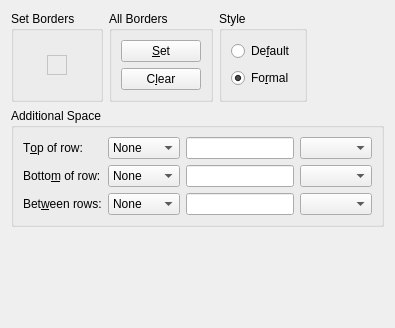
     <widget class="QWidget" name="Borders">
      <attribute name="title">
       <string>&amp;Borders</string>
      </attribute>
      <layout class="QGridLayout" name="gridLayout_8">
       <item row="0" column="0">
        <widget class="QGroupBox" name="setBordersGB">
         <property name="title">
          <string>Set Borders</string>
         </property>
         <layout class="QGridLayout">
          <item row="0" column="0">
           <widget class="QFrame" name="bordersF">
            <property name="sizePolicy">
             <sizepolicy hsizetype="Fixed" vsizetype="Fixed">
              <horstretch>0</horstretch>
              <verstretch>0</verstretch>
             </sizepolicy>
            </property>
            <property name="palette">
             <palette>
              <active>
               <colorrole role="WindowText">
                <brush brushstyle="SolidPattern">
                 <color alpha="255">
                  <red>0</red>
                  <green>0</green>
                  <blue>0</blue>
                 </color>
                </brush>
               </colorrole>
               <colorrole role="Button">
                <brush brushstyle="SolidPattern">
                 <color alpha="255">
                  <red>230</red>
                  <green>240</green>
                  <blue>249</blue>
                 </color>
                </brush>
               </colorrole>
               <colorrole role="Light">
                <brush brushstyle="SolidPattern">
                 <color alpha="255">
                  <red>255</red>
                  <green>255</green>
                  <blue>255</blue>
                 </color>
                </brush>
               </colorrole>
               <colorrole role="Midlight">
                <brush brushstyle="SolidPattern">
                 <color alpha="255">
                  <red>242</red>
                  <green>247</green>
                  <blue>252</blue>
                 </color>
                </brush>
               </colorrole>
               <colorrole role="Dark">
                <brush brushstyle="SolidPattern">
                 <color alpha="255">
                  <red>115</red>
                  <green>120</green>
                  <blue>124</blue>
                 </color>
                </brush>
               </colorrole>
               <colorrole role="Mid">
                <brush brushstyle="SolidPattern">
                 <color alpha="255">
                  <red>154</red>
                  <green>160</green>
                  <blue>166</blue>
                 </color>
                </brush>
               </colorrole>
               <colorrole role="Text">
                <brush brushstyle="SolidPattern">
                 <color alpha="255">
                  <red>0</red>
                  <green>0</green>
                  <blue>0</blue>
                 </color>
                </brush>
               </colorrole>
               <colorrole role="BrightText">
                <brush brushstyle="SolidPattern">
                 <color alpha="255">
                  <red>255</red>
                  <green>255</green>
                  <blue>255</blue>
                 </color>
                </brush>
               </colorrole>
               <colorrole role="ButtonText">
                <brush brushstyle="SolidPattern">
                 <color alpha="255">
                  <red>0</red>
                  <green>0</green>
                  <blue>0</blue>
                 </color>
                </brush>
               </colorrole>
               <colorrole role="Base">
                <brush brushstyle="SolidPattern">
                 <color alpha="255">
                  <red>255</red>
                  <green>255</green>
                  <blue>255</blue>
                 </color>
                </brush>
               </colorrole>
               <colorrole role="Window">
                <brush brushstyle="SolidPattern">
                 <color alpha="255">
                  <red>255</red>
                  <green>255</green>
                  <blue>255</blue>
                 </color>
                </brush>
               </colorrole>
               <colorrole role="Shadow">
                <brush brushstyle="SolidPattern">
                 <color alpha="255">
                  <red>0</red>
                  <green>0</green>
                  <blue>0</blue>
                 </color>
                </brush>
               </colorrole>
               <colorrole role="Highlight">
                <brush brushstyle="SolidPattern">
                 <color alpha="255">
                  <red>16</red>
                  <green>145</green>
                  <blue>210</blue>
                 </color>
                </brush>
               </colorrole>
               <colorrole role="HighlightedText">
                <brush brushstyle="SolidPattern">
                 <color alpha="255">
                  <red>255</red>
                  <green>255</green>
                  <blue>255</blue>
                 </color>
                </brush>
               </colorrole>
               <colorrole role="Link">
                <brush brushstyle="SolidPattern">
                 <color alpha="255">
                  <red>0</red>
                  <green>0</green>
                  <blue>255</blue>
                 </color>
                </brush>
               </colorrole>
               <colorrole role="LinkVisited">
                <brush brushstyle="SolidPattern">
                 <color alpha="255">
                  <red>255</red>
                  <green>0</green>
                  <blue>255</blue>
                 </color>
                </brush>
               </colorrole>
               <colorrole role="AlternateBase">
                <brush brushstyle="SolidPattern">
                 <color alpha="255">
                  <red>232</red>
                  <green>232</green>
                  <blue>232</blue>
                 </color>
                </brush>
               </colorrole>
              </active>
              <inactive>
               <colorrole role="WindowText">
                <brush brushstyle="SolidPattern">
                 <color alpha="255">
                  <red>0</red>
                  <green>0</green>
                  <blue>0</blue>
                 </color>
                </brush>
               </colorrole>
               <colorrole role="Button">
                <brush brushstyle="SolidPattern">
                 <color alpha="255">
                  <red>230</red>
                  <green>240</green>
                  <blue>249</blue>
                 </color>
                </brush>
               </colorrole>
               <colorrole role="Light">
                <brush brushstyle="SolidPattern">
                 <color alpha="255">
                  <red>255</red>
                  <green>255</green>
                  <blue>255</blue>
                 </color>
                </brush>
               </colorrole>
               <colorrole role="Midlight">
                <brush brushstyle="SolidPattern">
                 <color alpha="255">
                  <red>255</red>
                  <green>255</green>
                  <blue>255</blue>
                 </color>
                </brush>
               </colorrole>
               <colorrole role="Dark">
                <brush brushstyle="SolidPattern">
                 <color alpha="255">
                  <red>115</red>
                  <green>120</green>
                  <blue>124</blue>
                 </color>
                </brush>
               </colorrole>
               <colorrole role="Mid">
                <brush brushstyle="SolidPattern">
                 <color alpha="255">
                  <red>154</red>
                  <green>160</green>
                  <blue>166</blue>
                 </color>
                </brush>
               </colorrole>
               <colorrole role="Text">
                <brush brushstyle="SolidPattern">
                 <color alpha="255">
                  <red>0</red>
                  <green>0</green>
                  <blue>0</blue>
                 </color>
                </brush>
               </colorrole>
               <colorrole role="BrightText">
                <brush brushstyle="SolidPattern">
                 <color alpha="255">
                  <red>255</red>
                  <green>255</green>
                  <blue>255</blue>
                 </color>
                </brush>
               </colorrole>
               <colorrole role="ButtonText">
                <brush brushstyle="SolidPattern">
                 <color alpha="255">
                  <red>0</red>
                  <green>0</green>
                  <blue>0</blue>
                 </color>
                </brush>
               </colorrole>
               <colorrole role="Base">
                <brush brushstyle="SolidPattern">
                 <color alpha="255">
                  <red>255</red>
                  <green>255</green>
                  <blue>255</blue>
                 </color>
                </brush>
               </colorrole>
               <colorrole role="Window">
                <brush brushstyle="SolidPattern">
                 <color alpha="255">
                  <red>255</red>
                  <green>255</green>
                  <blue>255</blue>
                 </color>
                </brush>
               </colorrole>
               <colorrole role="Shadow">
                <brush brushstyle="SolidPattern">
                 <color alpha="255">
                  <red>0</red>
                  <green>0</green>
                  <blue>0</blue>
                 </color>
                </brush>
               </colorrole>
               <colorrole role="Highlight">
                <brush brushstyle="SolidPattern">
                 <color alpha="255">
                  <red>16</red>
                  <green>145</green>
                  <blue>210</blue>
                 </color>
                </brush>
               </colorrole>
               <colorrole role="HighlightedText">
                <brush brushstyle="SolidPattern">
                 <color alpha="255">
                  <red>255</red>
                  <green>255</green>
                  <blue>255</blue>
                 </color>
                </brush>
               </colorrole>
               <colorrole role="Link">
                <brush brushstyle="SolidPattern">
                 <color alpha="255">
                  <red>0</red>
                  <green>0</green>
                  <blue>255</blue>
                 </color>
                </brush>
               </colorrole>
               <colorrole role="LinkVisited">
                <brush brushstyle="SolidPattern">
                 <color alpha="255">
                  <red>255</red>
                  <green>0</green>
                  <blue>255</blue>
                 </color>
                </brush>
               </colorrole>
               <colorrole role="AlternateBase">
                <brush brushstyle="SolidPattern">
                 <color alpha="255">
                  <red>232</red>
                  <green>232</green>
                  <blue>232</blue>
                 </color>
                </brush>
               </colorrole>
              </inactive>
              <disabled>
               <colorrole role="WindowText">
                <brush brushstyle="SolidPattern">
                 <color alpha="255">
                  <red>128</red>
                  <green>128</green>
                  <blue>128</blue>
                 </color>
                </brush>
               </colorrole>
               <colorrole role="Button">
                <brush brushstyle="SolidPattern">
                 <color alpha="255">
                  <red>230</red>
                  <green>240</green>
                  <blue>249</blue>
                 </color>
                </brush>
               </colorrole>
               <colorrole role="Light">
                <brush brushstyle="SolidPattern">
                 <color alpha="255">
                  <red>255</red>
                  <green>255</green>
                  <blue>255</blue>
                 </color>
                </brush>
               </colorrole>
               <colorrole role="Midlight">
                <brush brushstyle="SolidPattern">
                 <color alpha="255">
                  <red>255</red>
                  <green>255</green>
                  <blue>255</blue>
                 </color>
                </brush>
               </colorrole>
               <colorrole role="Dark">
                <brush brushstyle="SolidPattern">
                 <color alpha="255">
                  <red>115</red>
                  <green>120</green>
                  <blue>124</blue>
                 </color>
                </brush>
               </colorrole>
               <colorrole role="Mid">
                <brush brushstyle="SolidPattern">
                 <color alpha="255">
                  <red>154</red>
                  <green>160</green>
                  <blue>166</blue>
                 </color>
                </brush>
               </colorrole>
               <colorrole role="Text">
                <brush brushstyle="SolidPattern">
                 <color alpha="255">
                  <red>0</red>
                  <green>0</green>
                  <blue>0</blue>
                 </color>
                </brush>
               </colorrole>
               <colorrole role="BrightText">
                <brush brushstyle="SolidPattern">
                 <color alpha="255">
                  <red>255</red>
                  <green>255</green>
                  <blue>255</blue>
                 </color>
                </brush>
               </colorrole>
               <colorrole role="ButtonText">
                <brush brushstyle="SolidPattern">
                 <color alpha="255">
                  <red>128</red>
                  <green>128</green>
                  <blue>128</blue>
                 </color>
                </brush>
               </colorrole>
               <colorrole role="Base">
                <brush brushstyle="SolidPattern">
                 <color alpha="255">
                  <red>255</red>
                  <green>255</green>
                  <blue>255</blue>
                 </color>
                </brush>
               </colorrole>
               <colorrole role="Window">
                <brush brushstyle="SolidPattern">
                 <color alpha="255">
                  <red>255</red>
                  <green>255</green>
                  <blue>255</blue>
                 </color>
                </brush>
               </colorrole>
               <colorrole role="Shadow">
                <brush brushstyle="SolidPattern">
                 <color alpha="255">
                  <red>0</red>
                  <green>0</green>
                  <blue>0</blue>
                 </color>
                </brush>
               </colorrole>
               <colorrole role="Highlight">
                <brush brushstyle="SolidPattern">
                 <color alpha="255">
                  <red>16</red>
                  <green>145</green>
                  <blue>210</blue>
                 </color>
                </brush>
               </colorrole>
               <colorrole role="HighlightedText">
                <brush brushstyle="SolidPattern">
                 <color alpha="255">
                  <red>255</red>
                  <green>255</green>
                  <blue>255</blue>
                 </color>
                </brush>
               </colorrole>
               <colorrole role="Link">
                <brush brushstyle="SolidPattern">
                 <color alpha="255">
                  <red>0</red>
                  <green>0</green>
                  <blue>255</blue>
                 </color>
                </brush>
               </colorrole>
               <colorrole role="LinkVisited">
                <brush brushstyle="SolidPattern">
                 <color alpha="255">
                  <red>255</red>
                  <green>0</green>
                  <blue>255</blue>
                 </color>
                </brush>
               </colorrole>
               <colorrole role="AlternateBase">
                <brush brushstyle="SolidPattern">
                 <color alpha="255">
                  <red>232</red>
                  <green>232</green>
                  <blue>232</blue>
                 </color>
                </brush>
               </colorrole>
              </disabled>
             </palette>
            </property>
            <property name="frameShape">
             <enum>QFrame::StyledPanel</enum>
            </property>
            <property name="frameShadow">
             <enum>QFrame::Sunken</enum>
            </property>
            <layout class="QGridLayout">
             <item row="0" column="0">
              <widget class="GuiSetBorder" name="borders" native="true">
               <property name="sizePolicy">
                <sizepolicy hsizetype="Fixed" vsizetype="Fixed">
                 <horstretch>0</horstretch>
                 <verstretch>0</verstretch>
                </sizepolicy>
               </property>
               <property name="toolTip">
                <string>Set borders of the current (selected) cell(s)</string>
               </property>
              </widget>
             </item>
            </layout>
           </widget>
          </item>
         </layout>
        </widget>
       </item>
       <item row="0" column="1">
        <widget class="QGroupBox" name="allBordersGB">
         <property name="title">
          <string>All Borders</string>
         </property>
         <layout class="QGridLayout">
          <item row="0" column="0">
           <widget class="QPushButton" name="borderSetPB">
            <property name="toolTip">
             <string>Set all borders of the current (selected) cell(s)</string>
            </property>
            <property name="text">
             <string>&amp;Set</string>
            </property>
           </widget>
          </item>
          <item row="1" column="0">
           <widget class="QPushButton" name="borderUnsetPB">
            <property name="toolTip">
             <string>Unset all borders of the current (selected) cell(s)</string>
            </property>
            <property name="text">
             <string>C&amp;lear</string>
            </property>
           </widget>
          </item>
         </layout>
        </widget>
       </item>
       <item row="0" column="2">
        <widget class="QGroupBox" name="borderStyleGB">
         <property name="title">
          <string>Style</string>
         </property>
         <layout class="QGridLayout">
          <item row="1" column="0">
           <widget class="QRadioButton" name="booktabsRB">
            <property name="toolTip">
             <string>Use formal (a.k.a. booktabs) border style (no vertical borders)</string>
            </property>
            <property name="text">
             <string>Fo&amp;rmal</string>
            </property>
            <property name="checked">
             <bool>true</bool>
            </property>
           </widget>
          </item>
          <item row="0" column="0">
           <widget class="QRadioButton" name="borderDefaultRB">
            <property name="toolTip">
             <string>Use default (grid-like) border style</string>
            </property>
            <property name="text">
             <string>De&amp;fault</string>
            </property>
           </widget>
          </item>
         </layout>
        </widget>
       </item>
       <item row="0" column="3">
        <spacer>
         <property name="orientation">
          <enum>Qt::Horizontal</enum>
         </property>
         <property name="sizeType">
          <enum>QSizePolicy::Expanding</enum>
         </property>
         <property name="sizeHint" stdset="0">
          <size>
           <width>63</width>
           <height>20</height>
          </size>
         </property>
        </spacer>
       </item>
       <item row="1" column="0" colspan="4">
        <widget class="QGroupBox" name="SpaceGB">
         <property name="title">
          <string>Additional Space</string>
         </property>
         <layout class="QGridLayout">
          <item row="0" column="0">
           <widget class="QLabel" name="topspaceLA">
            <property name="text">
             <string>T&amp;op of row:</string>
            </property>
            <property name="buddy">
             <cstring>topspaceCO</cstring>
            </property>
           </widget>
          </item>
          <item row="0" column="2">
           <widget class="QLineEdit" name="topspaceED"/>
          </item>
          <item row="0" column="3">
           <widget class="LengthCombo" name="topspaceUnitLC"/>
          </item>
          <item row="0" column="1">
           <widget class="QComboBox" name="topspaceCO">
            <item>
             <property name="text">
              <string>None</string>
             </property>
            </item>
            <item>
             <property name="text">
              <string>Default</string>
             </property>
            </item>
            <item>
             <property name="text">
              <string>Custom</string>
             </property>
            </item>
           </widget>
          </item>
          <item row="1" column="1">
           <widget class="QComboBox" name="bottomspaceCO">
            <item>
             <property name="text">
              <string>None</string>
             </property>
            </item>
            <item>
             <property name="text">
              <string>Default</string>
             </property>
            </item>
            <item>
             <property name="text">
              <string>Custom</string>
             </property>
            </item>
           </widget>
          </item>
          <item row="1" column="3">
           <widget class="LengthCombo" name="bottomspaceUnitLC"/>
          </item>
          <item row="1" column="2">
           <widget class="QLineEdit" name="bottomspaceED"/>
          </item>
          <item row="1" column="0">
           <widget class="QLabel" name="bottomspaceLA">
            <property name="text">
             <string>Botto&amp;m of row:</string>
            </property>
            <property name="buddy">
             <cstring>bottomspaceCO</cstring>
            </property>
           </widget>
          </item>
          <item row="2" column="2">
           <widget class="QLineEdit" name="interlinespaceED"/>
          </item>
          <item row="2" column="0">
           <widget class="QLabel" name="interlinespaceLA">
            <property name="text">
             <string>Bet&amp;ween rows:</string>
            </property>
            <property name="buddy">
             <cstring>interlinespaceCO</cstring>
            </property>
           </widget>
          </item>
          <item row="2" column="1">
           <widget class="QComboBox" name="interlinespaceCO">
            <item>
             <property name="text">
              <string>None</string>
             </property>
            </item>
            <item>
             <property name="text">
              <string>Default</string>
             </property>
            </item>
            <item>
             <property name="text">
              <string>Custom</string>
             </property>
            </item>
           </widget>
          </item>
          <item row="2" column="3">
           <widget class="LengthCombo" name="interlinespaceUnitLC"/>
          </item>
         </layout>
        </widget>
       </item>
       <item row="2" column="1">
        <spacer name="verticalSpacer_2">
         <property name="orientation">
          <enum>Qt::Vertical</enum>
         </property>
         <property name="sizeHint" stdset="0">
          <size>
           <width>20</width>
           <height>90</height>
          </size>
         </property>
        </spacer>
       </item>
      </layout>
     </widget>
